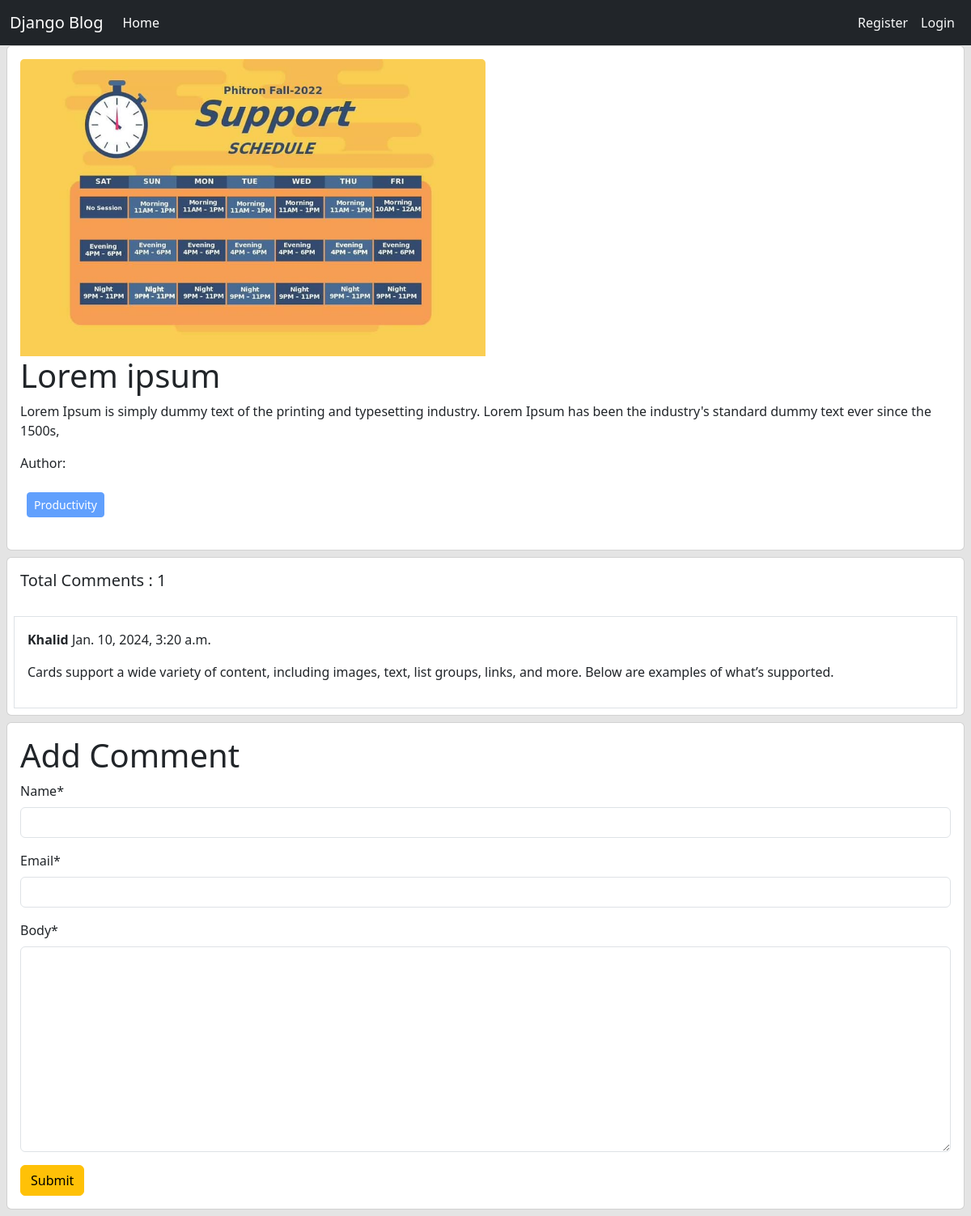
The app's page /post/details/1/ with its own data.
### posts/models.py (models this page shows, shortened)
class Post(models.Model):
    title = models.CharField(max_length = 50)
    content = models.TextField()
    category = models.ManyToManyField(Category)
    author = models.ForeignKey(User, on_delete=models.CASCADE)
    image = models.ImageField(upload_to='posts/media/uploads/', blank=True, null=True)

class Comment(models.Model):
    post = models.ForeignKey(Post, on_delete=models.CASCADE, related_name='comments')
    name = models.CharField(max_length=30)
    email = models.EmailField()
    body = models.TextField()
    created_on = models.DateTimeField(auto_now_add = True)

### categories/models.py (models this page shows, shortened)
class Category(models.Model):
    name = models.CharField(max_length=100)
    slug = models.SlugField(max_length=100, unique = True, null = True, blank = True)

### posts/views.py (the view, shortened to what this page needs)
# urls.py: path('details/<int:id>/', views.DetailPostView.as_view(), name='detail_post'),
class DetailPostView(DetailView):
    model = models.Post
    pk_url_kwarg = 'id'
    template_name = 'post_details.html'
    def get_context_data(self, **kwargs):
        context = super().get_context_data(**kwargs)
        post = self.object
        comments = post.comments.all()
        comment_form = forms.CommentForm()
        context['comments'] = comments
        context['comment_form'] = comment_form
        return context

### posts/forms.py
class CommentForm(forms.ModelForm):
    class Meta:
        model = Comment
        fields = ['name', 'email', 'body']

### posts/templates/post_details.html (shortened to what this page needs)
{% extends "base.html" %}
{% load crispy_forms_tags %}
{% block content %}
<div class="col-12 mb-3 mb-sm-0">
  <div class="card mx-2">
    <div class="card-body">
      <img src="{{post.image.url}}" class="card-img-top" alt="..." style="width:50%;" />
      <h1 class="card-title">{{post.title}}</h1>
      <p class="card-text">{{post.content}}</p>
      <p>Author: {{post.author.first_name}} {{post.author.last_name}}</p>
      <p>
        {% for i in post.category.all %}
        <button class="btn btn-primary btn-sm m-2" disabled>{{i.name}}</button>
        {% endfor %}
      </p>
    </div>
  </div>
</div>
<div class="card m-2">
  <h5 class="p-3">Total Comments : {{comments | length}}</h5>
  {% for comment in comments %}
    <div class="card-body border m-2">
      <p><b>{{comment.name}}</b> {{comment.created_on}}</p>
      <p>{{comment.body}}</p>
    </div>
    {% endfor %}
</div>
<div class="card m-2">
  <div class="card-body">
      <form method = "post">
        <h1>Add Comment</h1>
        {{comment_form | crispy}}
        <button class="btn btn-warning">Submit</button>
      </form>
  </div>
</div>
{% endblock content %}

### records on screen
Post: image (picture), title "Lorem ipsum", content "Lorem Ipsum is simply dummy text of the printing and typesetting industry. Lorem Ipsum has been the industry's standard dummy text ever since the 1500s,"
Category: name "Productivity"
Comment: name "Khalid", created_on "Jan. 10, 2024, 3:20 a.m.", body "Cards support a wide variety of content, including images, text, list groups, links, and more. Below are examples of what’s supported."

### other values on screen
{{ comments | length }} "1"
